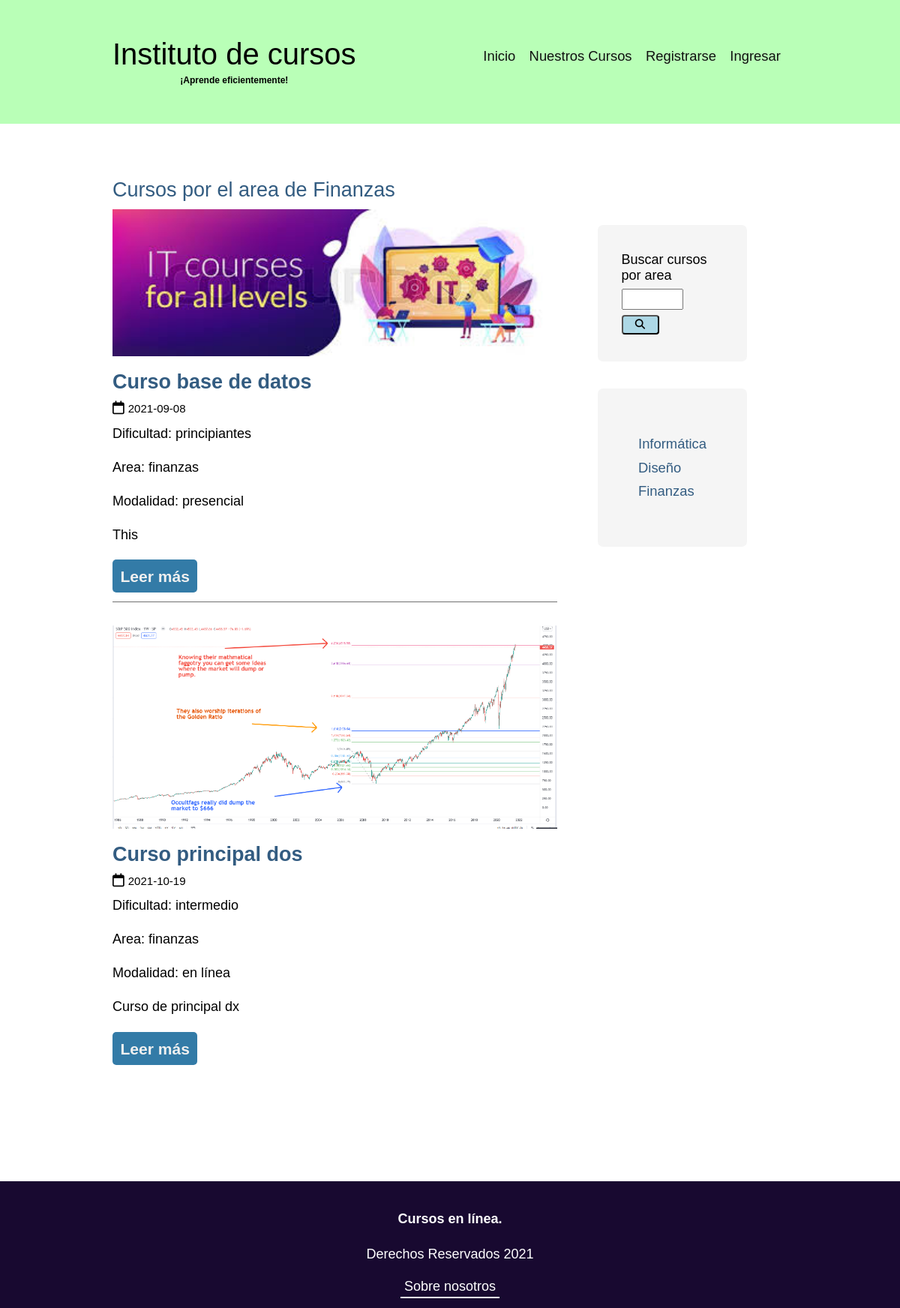
/areas.php?area_curso=Finanzas, run on the app's committed database.
### tables this page shows
CREATE TABLE IF NOT EXISTS `curso` (
  `id_curso` int(3) NOT NULL AUTO_INCREMENT,
  `nombre_curso` varchar(255) NOT NULL,
  `descripcion` text NOT NULL,
  `dificultad` varchar(255) NOT NULL,
  `id_area` int(11) NOT NULL,
  `fecha` date NOT NULL,
  `imagen` text NOT NULL,
  `ci_profesor` int(11) NOT NULL,
  `id_modalidad` int(11) NOT NULL,
  `id_horario` int(11) NOT NULL,
  PRIMARY KEY (`id_curso`),
  KEY `fk_area` (`id_area`),
  KEY `fk_prof` (`ci_profesor`),
  KEY `fk_horario` (`id_horario`),
  KEY `fk_modalidad` (`id_modalidad`)
);

CREATE TABLE IF NOT EXISTS `areas` (
  `id_area` int(11) NOT NULL AUTO_INCREMENT,
  `area` varchar(255) NOT NULL,
  PRIMARY KEY (`id_area`)
);

CREATE TABLE IF NOT EXISTS `modalidad_curso` (
  `id_modalidad` int(11) NOT NULL AUTO_INCREMENT,
  `modalidad` varchar(255) NOT NULL DEFAULT 'mañana',
  PRIMARY KEY (`id_modalidad`)
);

### areas.php (the view, shortened to what this page needs)
<?php include_once("includes/encabezado.php"); ?>
<?php include_once("includes/navegacion.php"); ?>
<?php
if (isset($_GET['area_curso'])) {
    $area_curso = mysqli_real_escape_string($conexion, $_GET['area_curso']);
?>
	<div class="contenedor contenedor-header">
		<main>
		<h2 class="titulo-lista-cursos">Cursos por el area de <?php echo $area_curso; ?> </h2>
		<?php
		$query = "SELECT id_curso, nombre_curso, descripcion, dificultad, fecha, imagen, ";
		$query .= "areas.area, modalidad_curso.modalidad FROM curso ";
		$query .= "INNER JOIN areas ON curso.id_area = areas.id_area ";
		$query .= "INNER JOIN modalidad_curso ON curso.id_modalidad = modalidad_curso.id_modalidad ";
		$query .= "WHERE areas.area = ? ";
		$stmt = mysqli_stmt_init($conexion);
		$preparar = mysqli_stmt_prepare($stmt, $query);
		if(!$preparar) {
			echo "QUERY FALLIDO" . mysqli_error($conexion);
		} else {
		mysqli_stmt_bind_param($stmt, "s", $area_curso);
		mysqli_stmt_execute($stmt);
		$seleccionar_cursos_query = mysqli_stmt_get_result($stmt);
		$cantidad_cursos = mysqli_num_rows($seleccionar_cursos_query);
		if($cantidad_cursos < 1) {
			echo "<p>No hay cursos para mostrar en este momento</p>";
		} else {
		while($fila = mysqli_fetch_assoc($seleccionar_cursos_query)) {
			$id_curso = $fila['id_curso'];
			$nombre_curso = $fila['nombre_curso'];
			$descripcion_curso = substr($fila['descripcion'], 0, 100);
			$dificultad_curso = $fila['dificultad'];
			$area_curso = $fila['area'];
			$fecha_curso = $fila['fecha'];
			$img_curso = $fila['imagen'];
			$modalidad_curso = $fila['modalidad'];
		?>
			<div class="contenedor-lista-cursos">
			<article class="curso-info curso-info-childs">
			<h2><strong><?php echo $nombre_curso; ?></strong></h2>
			<img class="curso-lista-imagen" src="imagenes/<?php echo $img_curso;?>">
			<div class="direccion-fila">
			<i class="far fa-calendar"></i>
			<small><?php echo $fecha_curso; ?></small>
			</div>
			<p>Dificultad: <?php echo $dificultad_curso; ?></p>
			<p>Area: <?php echo $area_curso; ?></p>
			<p>Modalidad: <?php echo $modalidad_curso; ?></p>
			<p><?php echo $descripcion_curso; ?></p>
			<h3><a href="curso.php?id_c=<?php echo $id_curso; ?>">Leer más</a></h3>
			</article>
	<?php } }
	}
} else {
		header("Location: lista_cursos.php");
	}
	?>
		</div>
		</main>
		<?php include_once("includes/barra_lateral.php"); ?>
	</div>
<?php include_once("includes/pie.php"); ?>

### includes/barra_lateral.php (shortened to what this page needs)
<aside class="barra-lateral">
		<div class="buscador">
			<form action="busqueda.php" method="POST">
				<div class="campo">
				<label for="campo_busqueda">Buscar cursos por area</label>
				<div>
				<input type="text" name="campo_busqueda" required maxlength="11">
				<span>
				<button type="submit" name="buscar" class="boton-buscar">
				<span class="boton-buscar">
				<i class="fas fa-search"></i>
				</span>
				</button>
				</span>
				</div>
				</div>
			</form>
		</div>
		<?php
		$query = "SELECT area FROM areas";
		$seleccionar_areas_barra = mysqli_query($conexion, $query);
		?>
		<div class="lista-categorias">
			<ul>
			<?php
			while($fila = mysqli_fetch_assoc($seleccionar_areas_barra)) {
				$area_curso = ucfirst($fila['area']);
				echo "<li><a href='areas.php?area_curso={$area_curso}'>{$area_curso}</a></li>";
			}
			?>
			</ul>
		</div>
	</aside>

### estilos/estilo.css (style rules this page uses)
html { font-family: 'Josefin Sans', Arial; src: url(fuentes/JosefinSans-VariableFont_wght.ttf); }
body { background-color: white; margin: 0; font-size: 1.125rem; font-weight: 400; }
img { max-width: 100%; display: block; }
h1, h2 { font-weight: 400; margin: 0em; padding-top: .35em; }
body p { line-height: 1.6; }
.contenedor { width: 90%; max-width: 900px; margin: 0 auto; }
.contenedor-header { display: flex; justify-content: space-between; flex-direction: column; }
@media (min-width: 675px) { .contenedor-header { display: flex; flex-direction: row; } }
nav li, .lista-categorias li { margin-left: 2em; margin: .5em 0; font-size: 1.15rem; }
.titulo-lista-cursos { margin: .35em 0; color: #335C81; }
.lista-categorias ul { list-style: none; }
.contenedor-lista-cursos h2 { margin: .35em 0; color: #335C81; }
.curso-info { display: flex; flex-direction: column; border-bottom: 1px solid #707070; margin-bottom: 1.75em; }
.curso-info:last-child { border: 0; margin: 0; }
.contenedor-lista-cursos { margin-bottom: 3em; }
.contenedor-lista-cursos p, small, h2 { margin: .45em 0; }
.contenedor-lista-cursos a { text-decoration: none; color: #F0F0F0; background-color: #337ba7; padding: .5em .5em; border-radius: 5px; }
.curso-lista-imagen { order: -1; }
.barra-lateral { display: flex; flex-direction: column; max-width: 500px; margin: 1.5em; }
@media (min-width: 675px) { .barra-lateral { margin: 3.5em 3em; } }
.buscador, .lista-categorias { margin: 1em 0; background-color: #f5f5f5; border-radius: 7px; }
@media (min-width: 675px) { .buscador, .lista-categorias { margin: 1em 0; padding: 3em 3em; } }
@media (min-width: 675px) { .lista-categorias ul { margin: .5em 0; padding: 0; } }
.buscador { padding: 2em 0; }
.lista-categorias a { text-decoration: none; color: #335C81; }
.campo { display: flex; flex-direction: column; padding: 0 1.75em; }
.boton-buscar { background-color: lightblue; width: 6%; border-radius: 4px; }
.campo input { width: 55%; max-height: 100px; line-height: 2.25em; font-size: .90rem; margin: .5em 0; }
.campo button { line-height: 2.25em; min-width: 50px; }
@media (min-width: 675px) { .campo input, .campo button { line-height: 1.5em; } }

### data on the page
curso: nombre_curso "Curso base de datos", imagen (picture), fecha "2021-09-08", dificultad "principiantes", id_area.area "finanzas", id_modalidad.modalidad "presencial", descripcion "This"
curso: nombre_curso "Curso principal dos", imagen (picture), fecha "2021-10-19", dificultad "intermedio", id_area.area "finanzas", id_modalidad.modalidad "en línea", descripcion "Curso de principal dx"
areas: area "Informática"
areas: area "Diseño"
areas: area "Finanzas"

### other printed values
$area_curso "Finanzas"
